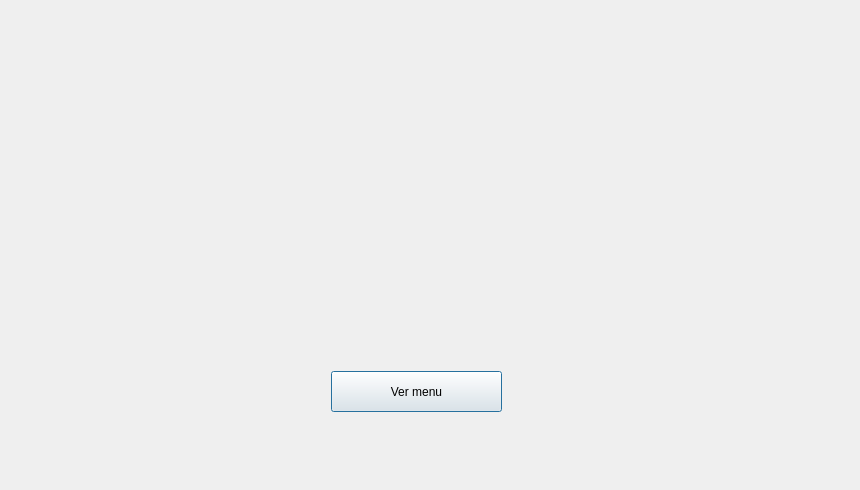
<?xml version="1.0" encoding="UTF-8"?>
<ui version="4.0">
 <class>HomeWindow</class>
 <widget class="QDialog" name="HomeWindow">
  <property name="geometry">
   <rect>
    <x>0</x>
    <y>0</y>
    <width>860</width>
    <height>490</height>
   </rect>
  </property>
  <property name="windowTitle">
   <string>Dialog</string>
  </property>
  <layout class="QGridLayout" name="gridLayout_2">
   <item row="1" column="0">
    <widget class="QStackedWidget" name="stackedWidget">
     <widget class="QWidget" name="home">
      <widget class="QPushButton" name="homeButton">
       <property name="geometry">
        <rect>
         <x>320</x>
         <y>360</y>
         <width>171</width>
         <height>41</height>
        </rect>
       </property>
       <property name="text">
        <string>Ver menu</string>
       </property>
      </widget>
     </widget>
     <widget class="QWidget" name="menu">
      <widget class="QScrollArea" name="scrollArea">
       <property name="geometry">
        <rect>
         <x>0</x>
         <y>0</y>
         <width>131</width>
         <height>491</height>
        </rect>
       </property>
       <property name="widgetResizable">
        <bool>true</bool>
       </property>
       <widget class="QWidget" name="scrollAreaWidgetContents">
        <property name="geometry">
         <rect>
          <x>0</x>
          <y>0</y>
          <width>129</width>
          <height>489</height>
         </rect>
        </property>
        <layout class="QGridLayout" name="gridLayout">
         <item row="2" column="0">
          <widget class="QPushButton" name="pushButton_3">
           <property name="text">
            <string>Postres</string>
           </property>
          </widget>
         </item>
         <item row="0" column="0">
          <widget class="QPushButton" name="pushButton">
           <property name="text">
            <string>Entradas</string>
           </property>
          </widget>
         </item>
         <item row="3" column="0">
          <widget class="QPushButton" name="pushButton_4">
           <property name="text">
            <string>Bebidas</string>
           </property>
          </widget>
         </item>
         <item row="1" column="0">
          <widget class="QPushButton" name="pushButton_2">
           <property name="text">
            <string>Plato fuerte</string>
           </property>
          </widget>
         </item>
         <item row="4" column="0">
          <widget class="QPushButton" name="pushButton_5">
           <property name="text">
            <string>Otros</string>
           </property>
          </widget>
         </item>
        </layout>
       </widget>
      </widget>
      <widget class="QListView" name="listView">
       <property name="geometry">
        <rect>
         <x>140</x>
         <y>0</y>
         <width>691</width>
         <height>471</height>
        </rect>
       </property>
      </widget>
     </widget>
    </widget>
   </item>
  </layout>
 </widget>
 <resources/>
 <connections/>
</ui>
